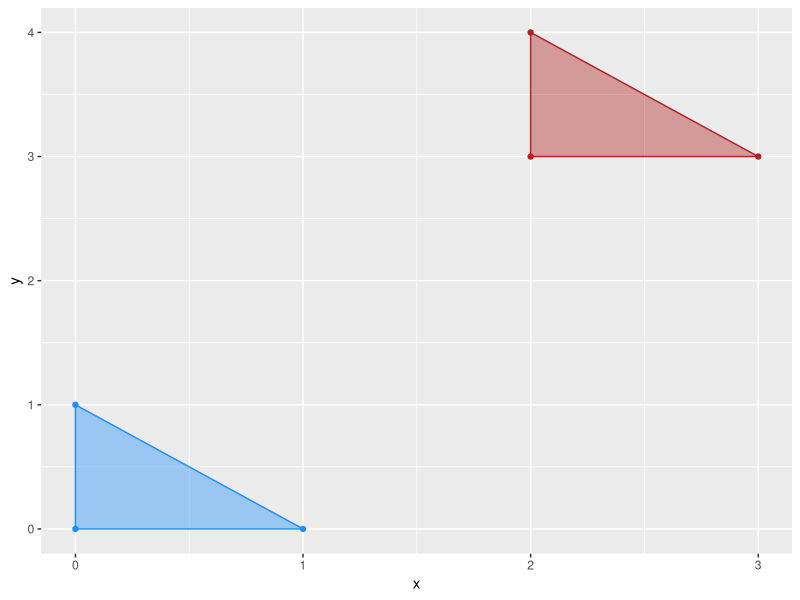

Generate this figure with R:
library(dplyr)
library(ggplot2)
set.seed(826)


#resources:
#2d rigid motion
#https://www.cs.cornell.edu/courses/cs4620/2013fa/lectures/04transforms2d.pdf
#https://yuxng.github.io/Courses/CS6301Fall2023//lecture_04_2D_rigid_body_motions_rotation_matrices.pdf

#----------------------------------------------------------------------------------------------------------------------------
#helper functions


#function for rigid transformations
#theta is rotation angle
#xMove, yMove translation amounts
#rigid transformations in 2d take a single angle theta and rotate the point in that direction like the unit circle
transMaker <- function(theta, xMove, yMove) {
  #base matrix
  transi <- diag(3)
  #translation component
  transi[1:2, 3] <- c(xMove, yMove)
  #rotation component
  rotMat <- matrix(
    data = c(cos(theta), sin(theta), -sin(theta), cos(theta)),
    nrow = 2
  )
  transi[1:2, 1:2] <- rotMat

  return(transi)
}


#function to make the matrix into a data frame for graphing and descriptives
matToDf <- function(mat) {
  df <- mat |>
    t() |>
    as.data.frame()
  colnames(df) <- c("x", "y", "one")
  df$vert <- paste0("v", 1:nrow(df))
  return(df)
}


#----------------------------------------------------------------------------------------------------------------------------

#specifying the triangle vertices as a matrix
#the first row is x, second row is y, third row is that dummy 1
#this orientation allows for easy application of transformation matrices

#initial triangle to play with
tri1 <- matrix(
  data = c(
    0,0,1,
    1,0,1,
    0,1,1
  ),
  ncol = 3
)

#create a transformation that is just translation
trans1 <- transMaker(theta = 0, xMove = 2, yMove = 3)

#apply transformation to tri1
tri1Trans1 <- trans1 %*% tri1


plotTri <- function(x, data, color) {
  x +
    geom_polygon(
      data = data,
      fill = color,
      color = color,
      alpha = .4
    ) +
    geom_point(
      data = data,
      color = color
    )
}

p1 <- ggplot(mapping = aes(x = x, y = y)) |>
  plotTri(data = matToDf(tri1), color = "dodgerblue") |>
  plotTri(data = matToDf(tri1Trans1), color = "firebrick")
